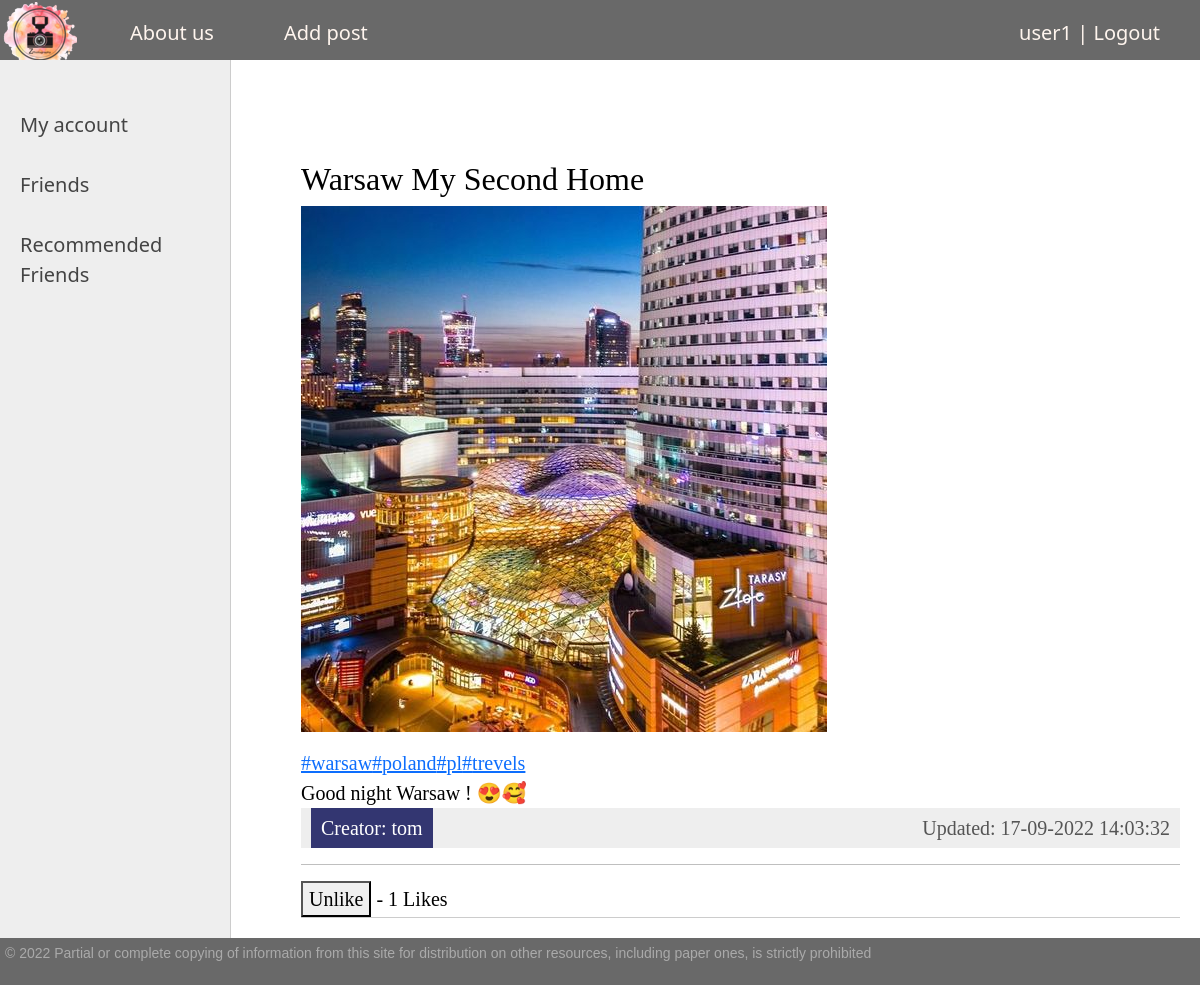
Screenshot of /post/warsaw-my-second-home/ (signed in) with the database file from the repository.
### main/models.py (models this page shows, shortened)
class Article(models.Model):
    title = models.CharField(max_length=255, verbose_name='Tittle')
    slug = AutoSlugField(populate_from='title', unique=True, db_index=True, verbose_name='URL')
    content = models.TextField(blank=True)
    time_create = models.DateTimeField(auto_now_add=True)
    time_update = models.DateTimeField(auto_now=True)
    is_published = models.BooleanField(default=True)
    creator = models.ForeignKey('UserAccount', on_delete=models.CASCADE,
                                blank=True, null=True, related_name='Author')
    likes = models.ManyToManyField('UserAccount', blank=True, related_name='Liked_Post')
    tags = TaggableManager()
    def total_likes(self):
        return self.likes.count()
    class Meta:
        ordering = ['-time_create', 'title']

class Images(models.Model):
    article = models.ForeignKey(Article, on_delete=models.CASCADE, null=True, blank=True)
    image = models.ImageField("photos/%Y/%m/%d")

class UserAccount(User, models.Model):
    slug = AutoSlugField(populate_from='username', db_index=True, unique=True, verbose_name='URL/Login')
    birth = models.DateField(verbose_name='Birth day', default=timezone.now)
    avatar = models.ImageField(upload_to='users/avatar', null=True, blank=True)
    about_user = models.TextField(verbose_name='Profile info', blank=True)
    friends = models.ManyToManyField('self', blank=True, symmetrical=False)
    User.email = models.EmailField(verbose_name='Email address', unique=True)
    email_verify = models.BooleanField(default=True)
    def __str__(self):
        return self.slug
    def get_absolute_url(self):
        return reverse('profile', kwargs={'usr_slug': self.slug})

### main/views.py (the view)
# urls.py: path('post/<slug:post_slug>/', ViewArticle.as_view(), name='post_view'),
class ViewArticle(DataMixin, DetailView):
    model = Article
    template_name = 'main/article.html'
    slug_url_kwarg = 'post_slug'
    context_object_name = 'post'
    def get_context_data(self, *, object_list=None, **kwargs):
        stuff = get_object_or_404(Article, slug=self.kwargs[self.slug_url_kwarg])
        total_likes = stuff.total_likes()
        liked = False
        if stuff.likes.filter(id=self.request.user.id).exists():
            liked = True
        context = super().get_context_data(**kwargs)
        context['liked'] = liked
        context['total_likes'] = total_likes
        c_def = self.get_user_context(title='Article',
                                      photos=Images.objects.filter(article__slug=self.kwargs['post_slug']))
        return dict(list(context.items()) + list(c_def.items()))

### main/utils.py (called while the page is built)
    def get_user_context(self, **kwargs):
        context = kwargs
        user_menu = menu.copy()
        if not self.request.user.is_authenticated:
            user_menu.pop(1)
        context['menu'] = user_menu
        return context

### templates/main/article.html (shortened to what this page needs)
{% extends 'main/base.html' %}
{% block content %}
    <ul class="list-articles">
        <li>
            <h2>{{ post.title }}</h2>
                {% for photo in photos %}
                <p><img class="img" src="{{ photo.image.url }}"></p>
                {% endfor %}
            <div style="display:flex">
                {% for tag in post.tags.all %}
                    <a href="{% url 'tagged' tag.slug %}" class="badge-info">#{{ tag }}</a>
                {% endfor %}
            </div>
            {% autoescape on %}
                {{ post.content }}
            {% endautoescape %}
            <div class="article-panel">
                <p class="first link-read-post"><a href="{{ post.creator.get_absolute_url }}">
                    Creator: {{ post.creator }}</a></p>
                <p class="last">Updated: {{ post.time_update|date:'d-m-Y H:i:s' }}</p>
            </div>
            <hr>
            <form action="{% url 'like_post' post.slug %}" method="POST">
                {% if liked %}
                    <button type="submit" name="post_slug" value="{{ post.slug }}">Unlike</button> - {{ total_likes }}
                    Likes
                {% else %}
                    <button type="submit" name="post_slug" value="{{ post.slug }}">Like</button> - {{ total_likes }}
                    Likes
                {% endif %}
            </form>
        </li>
    </ul>
{% endblock %}

### templates/main/base.html (shortened to what this page needs)
{% load static %}
<!DOCTYPE html>
<html>
<head>
    <link type="text/css" href="{% static 'main/css/styles.css' %}" rel="stylesheet"/>
    <link href="https://cdn.jsdelivr.net/npm/bootstrap@5.1.0/dist/css/bootstrap.min.css" rel="stylesheet"
>
</head>
<body>
<table class="table-page" border=0 cellpadding="0" cellspacing="0">
    <tr>
        <td valign=top>
            {% block mainmenu %}
                <div class="header">
                    <ul id="mainmenu" class="mainmenu">
                        <li class="logo"><a href="{% url 'timeline' %}">
                            <div class="logo"></div>
                        </a></li>
                        {% for m in menu %}
                            <li><a href="{% url m.url_name %}">{{ m.title }}</a></li>
                        {% endfor %}
                        {% if request.user.is_authenticated %}
                            <li class="last"><a href="{% url 'profile' user.username %}"> {{ user.username }} </a> | <a
                                    href="{% url 'logout' %}">Logout</a></li>
                        {% else %}
                            <li class="last"><a href="{% url 'registration' %}">Registration</a> | <a
                                    href="{% url 'login' %}">Login</a></li>
                        {% endif %}
                    </ul>
                </div>
            {% endblock mainmenu %}
            <table class="table-content" border=0 cellpadding="0" cellspacing="0">
                <tr>
                    <td valign="top" class="left-chapters">
                        <ul id="leftchapters">
                            {% if request.user.is_authenticated %}
                                {% if cat_selected == 0 %}
                                    <li class="selected">My account</li>
                                {% else %}
                                    <li><a href="{% url 'profile' user.username %}">My account</a></li>
                                {% endif %}
                                {% if cat_selected == 0 %}
                                    <li class="selected">Friends</li>
                                {% else %}
                                    <li><a href="{% url 'friends' %}">Friends</a></li>
                                {% endif %}
                                {% if cat_selected == 0 %}
                                    <li class="selected">Recommended Friends</li>
                                {% else %}
                                    <li><a href="{% url 'recommendations' %}">Recommended Friends</a></li>
                                {% endif %}
                            {% else %}
                                {% if cat_selected == 0 %}
                                    <li class="selected">Login</li>
                                {% else %}
                                    <li><a href="{% url 'login' %}">Login</a></li>
                                {% endif %}
                            {% endif %}
                        </ul>
                    </td>
                    <td valign="top" class="content">
                        <div class="content-text">
                            {% block content %}
                            {% endblock %}
                        </div>
                    </td>
                </tr>
            </table>
        </td>
    </tr>
    <tr>
        <td valign=top>
            <div id="footer">
                <p>&copy; 2022 Partial or complete copying of
                    information from this site for distribution
                    on other resources, including paper ones, is strictly prohibited</p>
            </div>
        </td>
    </tr>
</table>
</body>
</html>

### main/static/main/css/styles.css (style rules this page uses)
html, body { font-family: 'Arial'; margin: 0; padding: 0; height: 100%; width: 100%; color: #444; }
a { color: #0059b2; text-decoration: none; }
img { max-width: 600px; height: auto; }
p.link-read-post { text-align: right; }
p.link-read-post a { padding: 10px; min-width: 100px; background: #333671; color: #fff; text-decoration: none; }
div.article-panel { background: #eee; padding: 5px 10px 5px 10px; box-sizing: border-box; overflow: hidden; color: #555; }
div.article-panel p.first { margin: 0; float: left; }
div.article-panel p.last { margin: 0; float: right; }
ul.list-articles { list-style: none; margin: 0; padding: 0; }
ul.list-articles li { border-bottom: 1px solid #ccc; }
.table-page { width: 100%; height: 100%; vertical-align: top; }
.table-page tr { height: 100%; }
.header { background: #696969; height: 60px; }
.logo { background: url('../images/logo.png') no-repeat 1px 2px; width: 100px; height: 100px; }
ul.mainmenu { list-style: none; margin: 0; padding: 0; height: 60px; color: #FFF5EE; font-size: 20px; overflow: hidden; }
ul.mainmenu li { float: left; margin: 18px 40px 0 30px; }
ul.mainmenu li.logo { margin: 0; }
ul.mainmenu li.last { float: right; }
ul.mainmenu li a { color: #FFF5EE; text-decoration: none; }
.table-content { width: 100%; min-height: 100%; height: 100%; }
.left-chapters { margin: 0; background: #eee; border-right: 1px solid #ccc; min-height: 100%; }
.left-chapters ul { width: 230px; min-height: 100%; margin: 0; padding: 20px 10px 10px 20px; list-style: none; font-size: 20px; }
.left-chapters ul li { margin: 30px 0 0 0; color: #999; }
.left-chapters ul li a { color: #444; text-decoration: none; }
.content { padding: 40px 20px 20px 40px; width: 100%; box-sizing: border-box; }
.content-text { margin: 60px 0 0 30px; color: #000; font-size: 20px; font-family: Yandex Sans Display Light; }
#footer { box-sizing: border-box; background: #696969; padding: 5px; color: #aaa; font-size: 14px; font-family: Verdana, Geneva, Arial, Helvetica; text-align: left; overflow: hidden; }

### rows the page displays
Article: title "Warsaw My Second Home", content "Good night Warsaw ! 😍🥰", creator "tom", time_update "17-09-2022 14:03:32"
Images: image (picture)
Tag: name "warsaw"
Tag: name "poland"
Tag: name "pl"
Tag: name "trevels"

### other values shown
{{ m.title }} "About us" "Add post"
{{ user.username }} "user1"
{{ total_likes }} "1"
